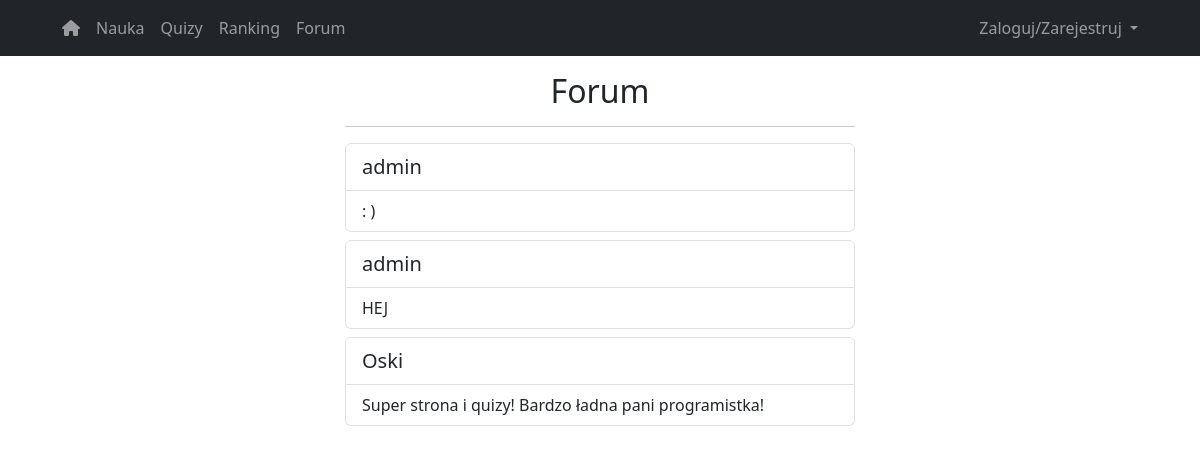
/forum, run on an earlier commit of the app's database.
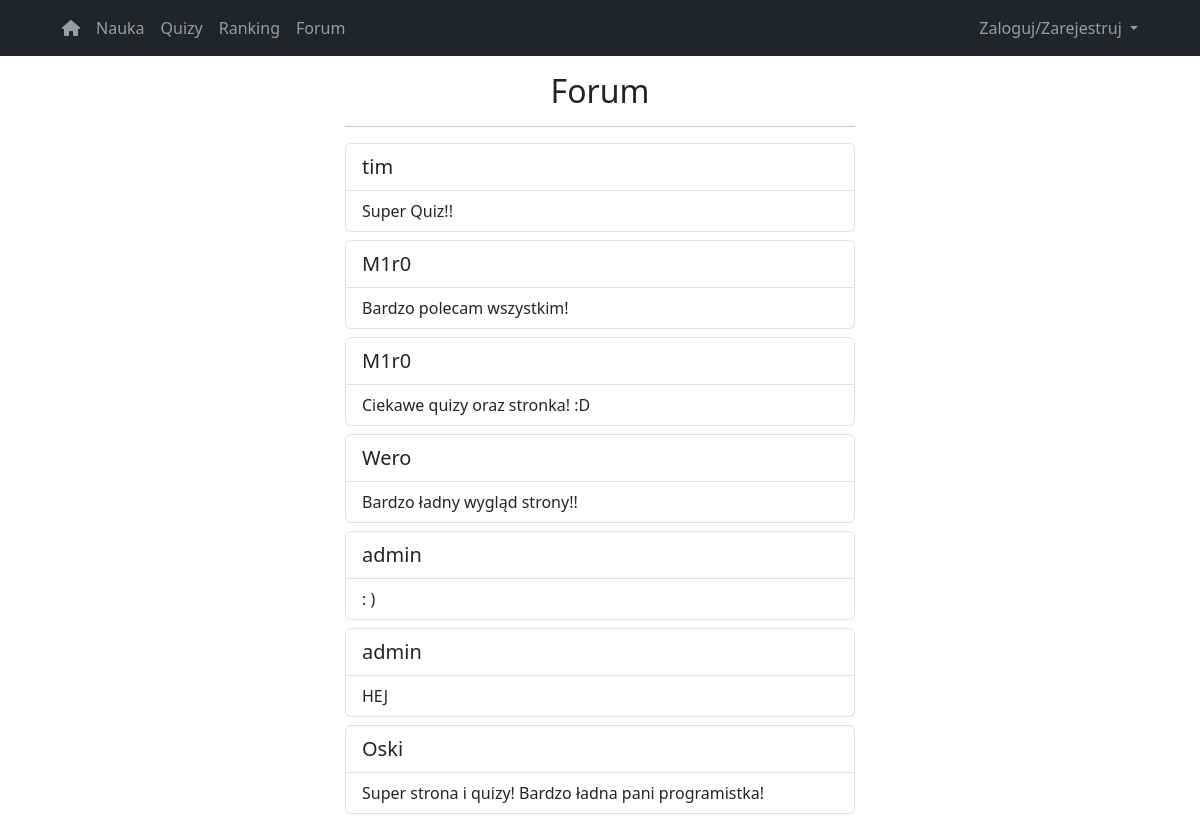
And on a later commit of the database.
### website/models.py (models this page shows)
class Note(db.Model):
    id = db.Column(db.Integer, primary_key=True)
    data = db.Column(db.String(100))
    date = db.Column(db.String(150))
    user_id = db.Column(db.String, db.ForeignKey('user.first_name'))

### website/auth.py (the view, shortened to what this page needs)
@auth.route('/forum', methods=['GET', 'POST'])
def forum():
    all_notes = Note.query.all()
    return render_template('forum.html', user=current_user, notes=all_notes)

### website/auth.py (called while the page is built)
@auth.before_request
def restrict_access_to_auth_routes():
    if current_user.is_authenticated and request.endpoint in ['auth.login', 'auth.sign_up']:
        return redirect(url_for('auth.mainPage'))

### website/templates/forum.html (shortened to what this page needs)
{% extends 'base.html' %}
{% block content %}
<div class="row align-items-center">
   <div class="mx-auto col-10 col-md-8 col-lg-6">
            <h2 class="text-center">Forum</h2>
            <hr>
              {% for note in notes|reverse %}
                  <ul class="list-group pb-2">
                   {% if note.user_id == user.first_name %}
                  <li class="list-group-item list-group-item-secondary fs-5">
                  {% else %}
          <li class="list-group-item fs-5"> {% endif %}
                      {{ note.user_id }}
          </li>
                      <li class="list-group-item">{{ note.data }}</li>
          </ul>
                 {% endfor %}
    </div>
</div>
{% endblock %}

What changed in the data, as far as the page shows it:
added Note: user_id "tim", data "Super Quiz!!"
added Note: user_id "M1r0", data "Bardzo polecam wszystkim!"
added Note: user_id "M1r0", data "Ciekawe quizy oraz stronka! :D"
added Note: user_id "Wero", data "Bardzo ładny wygląd strony!!"
